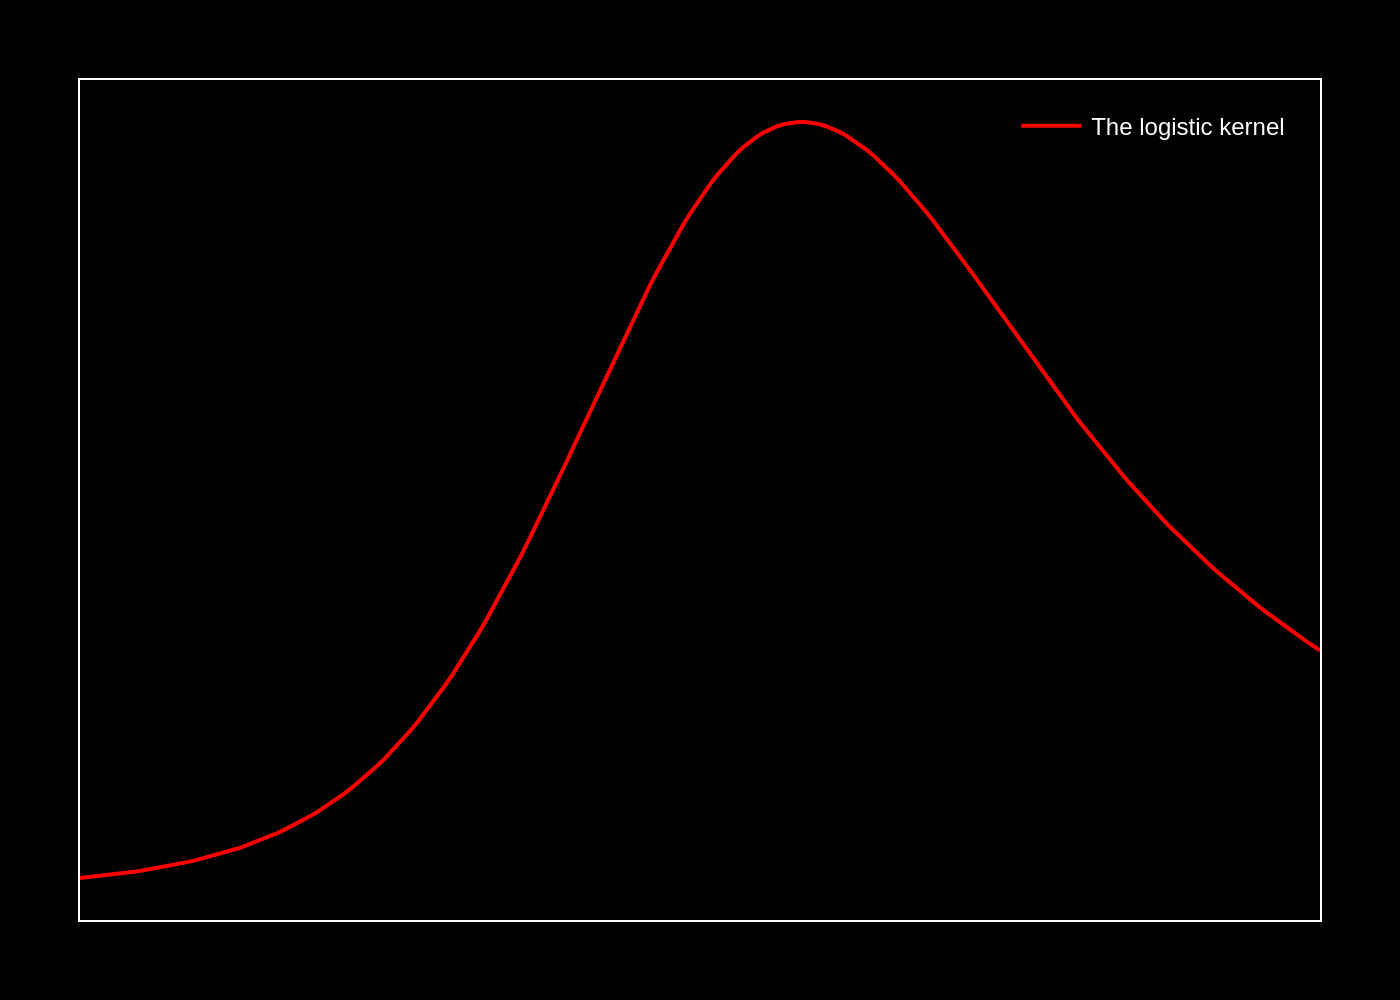

Reproduce this figure in Python.
import sys
import json
import plotly.graph_objects as go
import pathlib

# --- Main execution ---
if __name__ == "__main__":
    # Check for command-line argument
    if len(sys.argv) != 2:
        print(f"Usage: python {sys.argv[0]} <json_file_path>")
        sys.exit(1)

    # Get paths from command-line argument
    json_path = pathlib.Path(sys.argv[1])
    if not json_path.is_file():
        print(f"Error: File not found at {json_path}")
        sys.exit(1)
        
    output_path = json_path.with_suffix('.png')

    # Load data from JSON file
    with open(json_path, 'r', encoding='utf-8') as f:
        chart_config = json.load(f)

    # Extract data from the loaded JSON
    chart_data = chart_config.get('chart_data', [])
    texts = chart_config.get('texts', {})
    colors = chart_config.get('colors', {})

    # Create the figure object
    fig = go.Figure()

    # Add traces from chart_data
    for i, series in enumerate(chart_data):
        fig.add_trace(go.Scatter(
            x=series.get('x'),
            y=series.get('y'),
            name=series.get('name'),
            mode='lines',
            line=dict(color=colors.get('series_colors', [])[i])
        ))

    # Build title string
    title_text = texts.get('title', '')
    if texts.get('subtitle'):
        title_text = f"{title_text}<br><sub>{texts.get('subtitle')}</sub>" if title_text else texts.get('subtitle')

    # Update layout
    fig.update_layout(
        title_text=title_text,
        title_x=0.5,
        paper_bgcolor=colors.get('background_color', '#FFFFFF'),
        plot_bgcolor=colors.get('background_color', '#FFFFFF'),
        font=dict(
            family="Arial",
            color=colors.get('text_color', '#000000')
        ),
        xaxis=dict(
            title_text=texts.get('x_axis_title'),
            showgrid=False,
            zeroline=False,
            showticklabels=False,
            linecolor=colors.get('grid_color'),
            mirror=True
        ),
        yaxis=dict(
            title_text=texts.get('y_axis_title'),
            showgrid=False,
            zeroline=False,
            showticklabels=False,
            linecolor=colors.get('grid_color'),
            mirror=True
        ),
        showlegend=True,
        legend=dict(
            x=0.98,
            y=0.98,
            xanchor='right',
            yanchor='top',
            bgcolor='rgba(0,0,0,0)',
            bordercolor='rgba(0,0,0,0)'
        ),
        margin=dict(t=40, r=40, b=40, l=40)
    )

    # Write image to file
    fig.write_image(output_path, scale=2)
    print(f"Chart saved to {output_path}")
